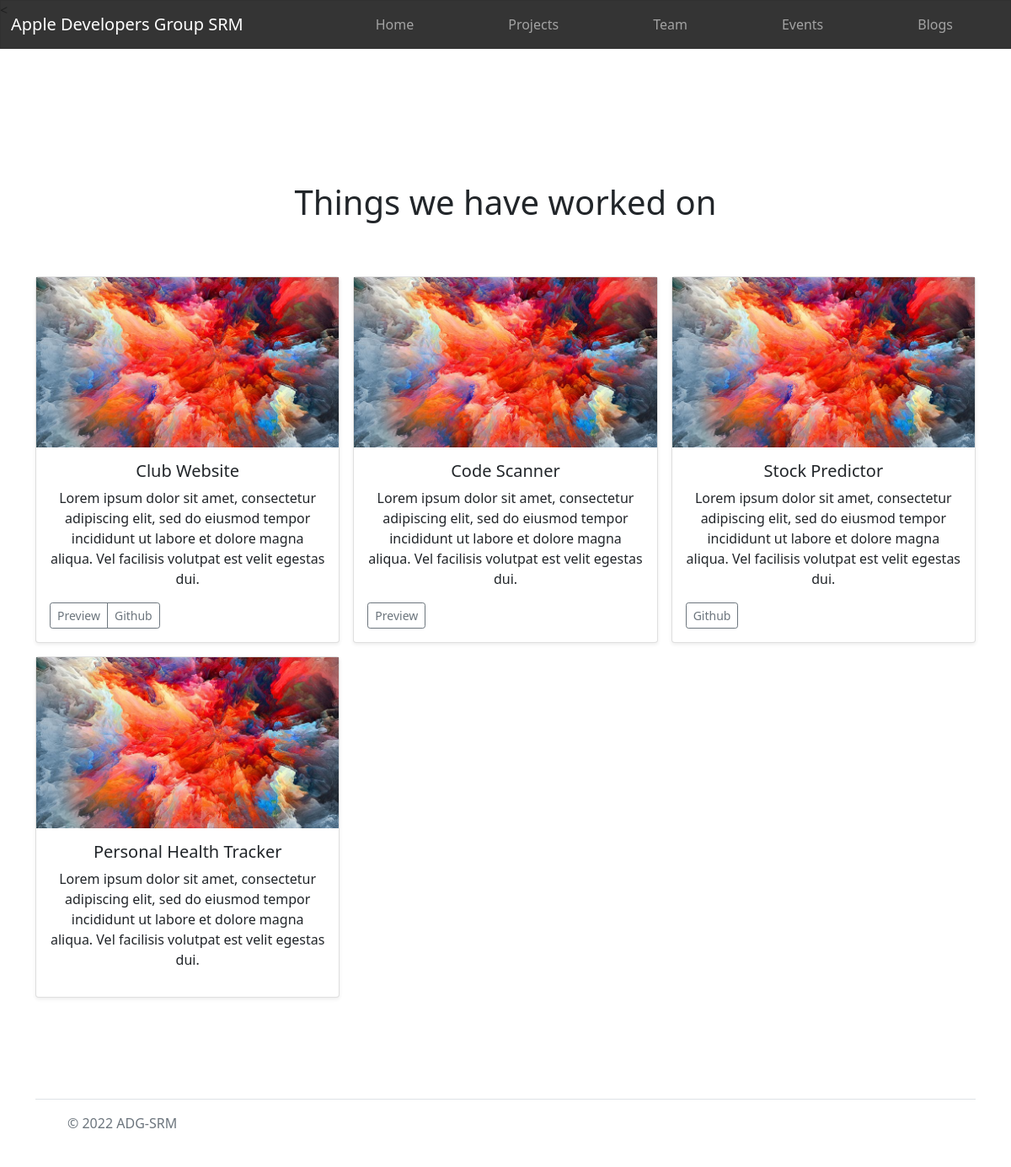
The page /projects/ on the database as committed earlier.
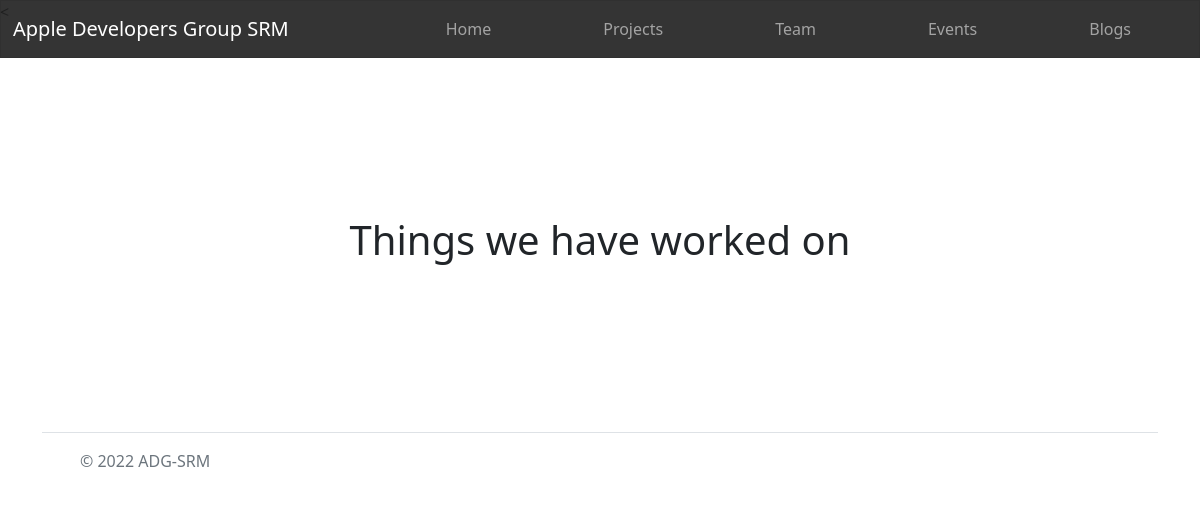
The same page on the database as committed later.
### adg/models.py (models this page shows, shortened)
class Project(models.Model):
    title = models.CharField(max_length=250)
    description = models.CharField(max_length=1000)
    image = models.ImageField(upload_to="projects/")
    preview = models.URLField(null=True,blank=True)
    github = models.URLField(null=True,blank=True)

### adg/views.py (the view)
# urls.py: path("projects/",views.projects,name="projects"),
def projects(request):
    projects = Project.objects.all()
    return render(request,'adg/projects.html',{'projects':projects})

### adg/templates/adg/projects.html (shortened to what this page needs)
<{% extends 'main.html' %}
{% block content %}
{% load static %}
 <section class="projects mt-5 py-5" >
    <section class="py-5 text-center container">
        <div class="row py-lg-5">
          <div class="col-lg-6 col-md-8 mx-auto">
            <h1 class="fw-light">Things we have worked on</h1>
          </div>
        </div>
        <div class="row row-cols-1 row-cols-sm-2 row-cols-md-3 g-3">
            {% for project in projects %}
            <div class="col">
              <div class="card shadow-sm">
               <img src="{{project.image.url}}" alt="">
                <div class="card-body">
                    <h5>{{project.title}}</h5>
                  <p class="card-text">{{ project.description }}</p>
                  <div class="d-flex justify-content-between align-items-center">
                    <div class="btn-group">
                        {% if project.preview %}
                      <button type="button" class="btn btn-sm btn-outline-secondary">Preview</button>
                      {% endif %}
                      {% if project.github %}
                      <button type="button" class="btn btn-sm btn-outline-secondary">Github</button>
                      {% endif %}
                    </div>
                  </div>
                </div>
              </div>
            </div>
            {% endfor %}
            </div>
      </section>
</section>
{% endblock %}

### templates/main.html (shortened to what this page needs)
<!DOCTYPE html>
<html lang="en">
<head>
  {% load static %}
    <link href="https://cdn.jsdelivr.net/npm/bootstrap@5.1.3/dist/css/bootstrap.min.css" rel="stylesheet">
    <link rel="stylesheet" href="https://cdn.lineicons.com/3.0/lineicons.css">
    <link rel="stylesheet" href="https://unpkg.com/aos@next/dist/aos.css" />
    <link rel="stylesheet" href="{% static 'styles.css' %}">
</head>
<body>
    <nav class="navbar navbar-expand-lg navbar-dark  fixed-top">
        <div class="container-fluid">
          <a class="navbar-brand" href="#">Apple Developers Group SRM</a>
          <div class="collapse navbar-collapse" id="navbarNav">
            <ul class="navbar-nav ms-auto">
              <li class="nav-item mx-md-5">
                <a class="nav-link"  href="{% url 'home' %}">Home</a>
              </li>
              <li class="nav-item mx-md-5">
                <a class="nav-link" href="{% url 'projects' %}">Projects</a>
              </li>
              <li class="nav-item mx-md-5">
                <a class="nav-link" href="{% url 'team' %}">Team</a>
              </li>
              <li class="nav-item mx-md-5">
                <a class="nav-link" href="{% url 'events' %}">Events</a>
              </li>
              <li class="nav-item mx-md-5">
                <a class="nav-link" href="{% url 'blogs' %}">Blogs</a>
              </li>
            </ul>
          </div>
        </div>
      </nav>
      {% block content %}
      {% endblock %}
      <footer>
        <div class="container sticky-bottom">
            <footer class="d-flex flex-wrap justify-content-between align-items-center py-3 my-4 border-top">
              <div class="col-md-4 d-flex align-items-center">
                <a href="/" class="mb-3 me-2 mb-md-0 text-muted text-decoration-none lh-1">
                  <svg class="bi" width="30" height="24"><use xlink:href="#bootstrap"/></svg>
                </a>
                <span class="text-muted">&copy; 2022 ADG-SRM</span>
              </div>
            </footer>
          </div>
              </footer>
        </body>
        </html>

### adg/static/styles.css (style rules this page uses)
.navbar { backdrop-filter: blur(16px) saturate(180%); -webkit-backdrop-filter: blur(16px) saturate(180%); background-color: rgba(10, 10, 10, 0.829); border: 1px solid rgba(26, 25, 25, 0.125); }

Rows that differ between the two databases and show on the page:
removed Project: image (picture), title "Club Website", description "Lorem ipsum dolor sit amet, consectetur adipiscing elit, sed do eiusmod tempor incididunt ut labore et dolore magna aliqua. Vel facilisis volutpat est velit egestas dui.", shows "Preview", shows "Github"
removed Project: image (picture), title "Code Scanner", description "Lorem ipsum dolor sit amet, consectetur adipiscing elit, sed do eiusmod tempor incididunt ut labore et dolore magna aliqua. Vel facilisis volutpat est velit egestas dui.", shows "Preview"
removed Project: image (picture), title "Stock Predictor", description "Lorem ipsum dolor sit amet, consectetur adipiscing elit, sed do eiusmod tempor incididunt ut labore et dolore magna aliqua. Vel facilisis volutpat est velit egestas dui.", shows "Github"
removed Project: image (picture), title "Personal Health Tracker", description "Lorem ipsum dolor sit amet, consectetur adipiscing elit, sed do eiusmod tempor incididunt ut labore et dolore magna aliqua. Vel facilisis volutpat est velit egestas dui."
